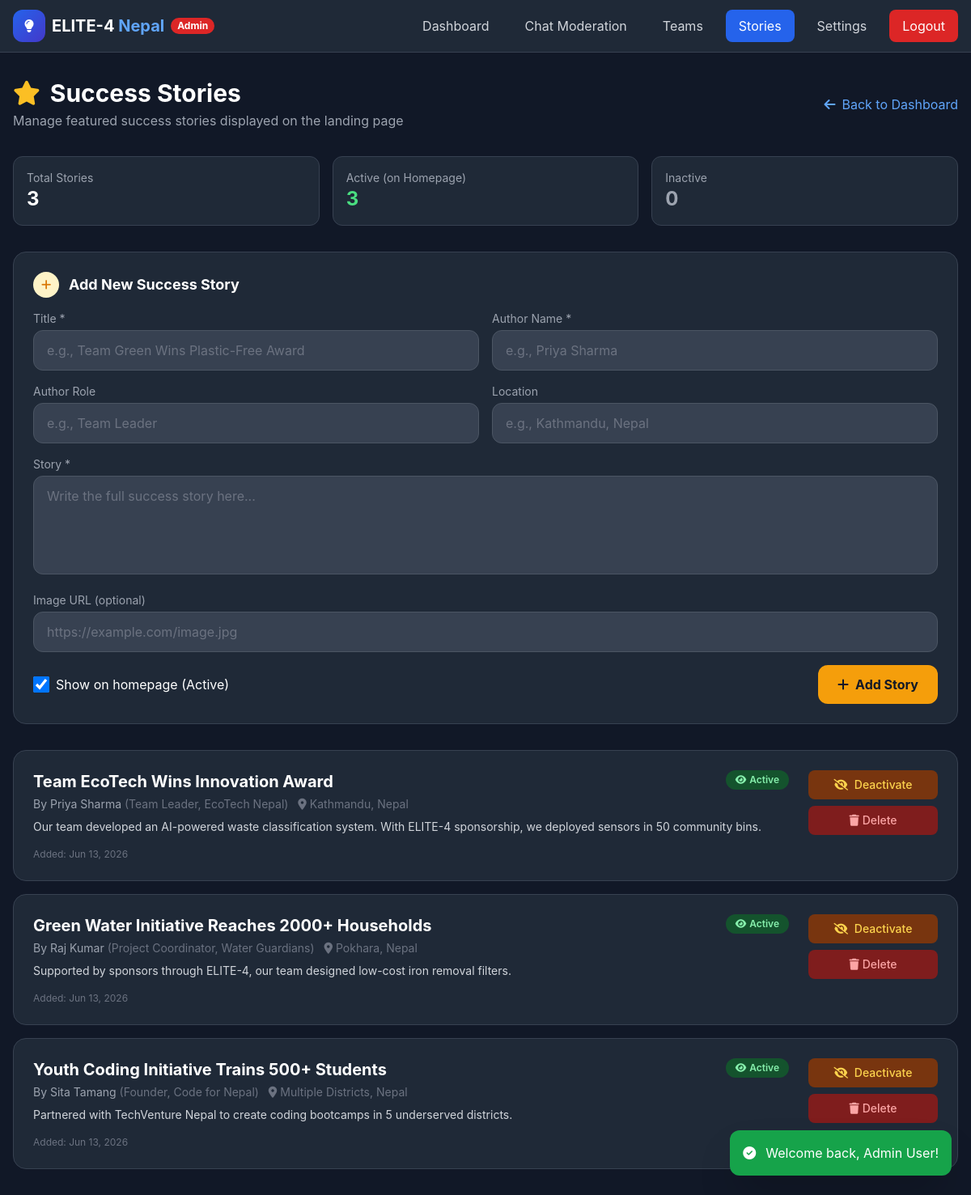
Screenshot of /admin_success_stories.php (signed in) with the database file from the repository.
### tables this page shows
CREATE TABLE `success_stories` (
  `id` INT AUTO_INCREMENT PRIMARY KEY,
  `title` VARCHAR(255) NOT NULL,
  `story` TEXT NOT NULL,
  `author_name` VARCHAR(100) NOT NULL,
  `author_role` VARCHAR(100) DEFAULT '',
  `location` VARCHAR(100) DEFAULT '',
  `image_url` VARCHAR(500) DEFAULT '',
  `reward_amount` DECIMAL(10,2) DEFAULT 0,
  `impact_metric` VARCHAR(255) DEFAULT '',
  `is_active` TINYINT(1) DEFAULT 1,
  `created_by` INT DEFAULT NULL,
  `created_at` TIMESTAMP DEFAULT CURRENT_TIMESTAMP
);

### config.php (called while the page is built, shortened)
<?php
function e($string) {
    return htmlspecialchars($string ?? '', ENT_QUOTES, 'UTF-8');
}
function getFlash() {
    if (isset($_SESSION['flash'])) {
        $flash = $_SESSION['flash'];
        return $flash;
    }
    return null;
}
?>

### admin_success_stories.php (the view, shortened to what this page needs)
<?php
require_once 'config.php';
global $conn;
$qr = $conn->query("SELECT * FROM success_stories ORDER BY created_at DESC");
$stories = $qr ? $qr->fetch_all(MYSQLI_ASSOC) : [];
$totalStories = count($stories);
$activeStories = count(array_filter($stories, fn($s) => $s['is_active'] == 1));
?>
<!DOCTYPE html>
<html lang="en">
<head>
    <script src="https://cdn.tailwindcss.com"></script>
    <link rel="stylesheet" href="https://cdnjs.cloudflare.com/ajax/libs/font-awesome/6.5.1/css/all.min.css">
</head>
<body class="bg-gray-900">
    <nav class="bg-gray-800 border-b border-gray-700 sticky top-0 z-50">
        <div class="max-w-7xl mx-auto px-4">
            <div class="flex justify-between items-center h-16">
                <div class="flex items-center space-x-3">
                    <a href="index.php" class="flex items-center space-x-2">
                        <div class="w-10 h-10 bg-gradient-to-br from-blue-600 to-indigo-700 rounded-xl flex items-center justify-center">
                            <i class="fas fa-lightbulb text-white"></i>
                        </div>
                        <span class="font-bold text-xl text-white">ELITE-4 <span class="text-blue-400">Nepal</span></span>
                        <span class="ml-2 px-2 py-0.5 bg-red-600 text-white text-xs rounded-full font-bold">Admin</span>
                    </a>
                </div>
                <div class="hidden md:flex items-center space-x-3">
                    <a href="admin_dashboard.php" class="px-4 py-2 text-gray-300 hover:bg-gray-700 rounded-lg">Dashboard</a>
                    <a href="admin_chat_moderation.php" class="px-4 py-2 text-gray-300 hover:bg-gray-700 rounded-lg">Chat Moderation</a>
                    <a href="admin_teams.php" class="px-4 py-2 text-gray-300 hover:bg-gray-700 rounded-lg">Teams</a>
                    <a href="admin_success_stories.php" class="px-4 py-2 bg-blue-600 text-white rounded-lg">Stories</a>
                    <a href="admin_commission.php" class="px-4 py-2 text-gray-300 hover:bg-gray-700 rounded-lg">Settings</a>
                    <a href="logout.php" class="px-4 py-2 bg-red-600 text-white rounded-lg hover:bg-red-700">Logout</a>
                </div>
            </div>
        </div>
    </nav>
    <div class="max-w-7xl mx-auto px-4 py-8">
        <div class="flex flex-col md:flex-row justify-between items-start md:items-center mb-8">
            <div>
                <h1 class="text-3xl font-bold text-white">
                    <i class="fas fa-star text-amber-400 mr-3"></i>Success Stories
                </h1>
                <p class="text-gray-400 mt-1">Manage featured success stories displayed on the landing page</p>
            </div>
            <a href="admin_dashboard.php" class="mt-4 md:mt-0 text-blue-400 hover:underline">
                <i class="fas fa-arrow-left mr-2"></i>Back to Dashboard
            </a>
        </div>
        <div class="grid grid-cols-2 md:grid-cols-3 gap-4 mb-8">
            <div class="bg-gray-800 p-4 rounded-xl border border-gray-700">
                <p class="text-gray-400 text-sm">Total Stories</p>
                <p class="text-2xl font-bold text-white"><?= $totalStories ?></p>
            </div>
            <div class="bg-gray-800 p-4 rounded-xl border border-gray-700">
                <p class="text-gray-400 text-sm">Active (on Homepage)</p>
                <p class="text-2xl font-bold text-green-400"><?= $activeStories ?></p>
            </div>
            <div class="bg-gray-800 p-4 rounded-xl border border-gray-700">
                <p class="text-gray-400 text-sm">Inactive</p>
                <p class="text-2xl font-bold text-gray-400"><?= $totalStories - $activeStories ?></p>
            </div>
        </div>
        <div class="bg-gray-800 rounded-2xl p-6 border border-gray-700 mb-8">
            <h2 class="text-lg font-bold text-white mb-4 flex items-center">
                <div class="w-8 h-8 bg-amber-100 rounded-full flex items-center justify-center mr-3">
                    <i class="fas fa-plus text-amber-600 text-sm"></i>
                </div>
                Add New Success Story
            </h2>
            <form method="POST" class="grid md:grid-cols-2 gap-4">
                <div>
                    <label class="block text-sm text-gray-400 mb-1">Title *</label>
                    <input type="text" name="title" placeholder="e.g., Team Green Wins Plastic-Free Award" required
                           class="w-full px-4 py-3 bg-gray-700 border border-gray-600 rounded-xl text-white placeholder-gray-500 focus:outline-none focus:ring-2 focus:ring-amber-500">
                </div>
                <div>
                    <label class="block text-sm text-gray-400 mb-1">Author Name *</label>
                    <input type="text" name="author_name" placeholder="e.g., Priya Sharma" required
                           class="w-full px-4 py-3 bg-gray-700 border border-gray-600 rounded-xl text-white placeholder-gray-500 focus:outline-none focus:ring-2 focus:ring-amber-500">
                </div>
                <div>
                    <label class="block text-sm text-gray-400 mb-1">Author Role</label>
                    <input type="text" name="author_role" placeholder="e.g., Team Leader"
                           class="w-full px-4 py-3 bg-gray-700 border border-gray-600 rounded-xl text-white placeholder-gray-500 focus:outline-none focus:ring-2 focus:ring-amber-500">
                </div>
                <div>
                    <label class="block text-sm text-gray-400 mb-1">Location</label>
                    <input type="text" name="location" placeholder="e.g., Kathmandu, Nepal"
                           class="w-full px-4 py-3 bg-gray-700 border border-gray-600 rounded-xl text-white placeholder-gray-500 focus:outline-none focus:ring-2 focus:ring-amber-500">
                </div>
                <div class="md:col-span-2">
                    <label class="block text-sm text-gray-400 mb-1">Story *</label>
                    <textarea name="story" rows="4" placeholder="Write the full success story here..." required
                              class="w-full px-4 py-3 bg-gray-700 border border-gray-600 rounded-xl text-white placeholder-gray-500 focus:outline-none focus:ring-2 focus:ring-amber-500 resize-none"></textarea>
                </div>
                <div class="md:col-span-2">
                    <label class="block text-sm text-gray-400 mb-1">Image URL (optional)</label>
                    <input type="url" name="image_url" placeholder="https://example.com/image.jpg"
                           class="w-full px-4 py-3 bg-gray-700 border border-gray-600 rounded-xl text-white placeholder-gray-500 focus:outline-none focus:ring-2 focus:ring-amber-500">
                </div>
                <div class="md:col-span-2 flex items-center gap-4">
                    <label class="flex items-center gap-2 cursor-pointer">
                        <input type="checkbox" name="is_active" value="1" checked class="w-5 h-5 rounded bg-gray-700 border-gray-600 text-amber-500 focus:ring-amber-500">
                        <span class="text-white">Show on homepage (Active)</span>
                    </label>
                    <button type="submit" name="add_story" class="ml-auto bg-amber-500 hover:bg-amber-600 text-gray-900 font-bold py-3 px-6 rounded-xl transition-all">
                        <i class="fas fa-plus mr-2"></i>Add Story
                    </button>
                </div>
            </form>
        </div>
        <div class="space-y-4">
            <?php if (empty($stories)): ?>
            <div class="bg-gray-800 rounded-2xl p-12 text-center border border-gray-700">
                <i class="fas fa-book-open text-5xl text-gray-600 mb-4"></i>
                <p class="text-gray-400 text-lg">No success stories yet. Add your first story above.</p>
            </div>
            <?php else: ?>
            <?php foreach ($stories as $story): ?>
            <div class="bg-gray-800 rounded-2xl p-6 border border-gray-700 card-hover transition-all">
                <div class="flex flex-col lg:flex-row gap-6">
                    <div class="flex-1">
                        <div class="flex items-start justify-between mb-2">
                            <div>
                                <h3 class="text-xl font-bold text-white"><?= e($story['title']) ?></h3>
                                <p class="text-gray-400 text-sm mt-1">
                                    By <?= e($story['author_name']) ?>
                                    <?php if (!empty($story['author_role'])): ?>
                                    <span class="text-gray-500">(<?= e($story['author_role']) ?>)</span>
                                    <?php endif; ?>
                                    <?php if (!empty($story['location'])): ?>
                                    <span class="text-gray-500 ml-2"><i class="fas fa-map-marker-alt mr-1"></i><?= e($story['location']) ?></span>
                                    <?php endif; ?>
                                </p>
                            </div>
                            <span class="px-3 py-1 rounded-full text-xs font-semibold <?= $story['is_active'] ? 'bg-green-900 text-green-300' : 'bg-gray-700 text-gray-400' ?> flex-shrink-0">
                                <?= $story['is_active'] ? '<i class="fas fa-eye mr-1"></i>Active' : '<i class="fas fa-eye-slash mr-1"></i>Inactive' ?>
                            </span>
                        </div>
                        <p class="text-gray-300 text-sm mt-2 line-clamp-3"><?= e($story['story']) ?></p>
                        <div class="flex flex-wrap items-center gap-3 mt-4">
                            <span class="text-gray-500 text-xs">Added: <?= date('M j, Y', strtotime($story['created_at'])) ?></span>
                        </div>
                    </div>
                    <div class="flex flex-col gap-2 lg:w-40">
                        <form method="POST">
                            <button type="submit" name="edit_story" class="w-full px-3 py-2 rounded-lg text-sm font-medium <?= $story['is_active'] ? 'bg-amber-900 text-amber-300 hover:bg-amber-800' : 'bg-green-900 text-green-300 hover:bg-green-800' ?>">
                                <i class="fas fa-<?= $story['is_active'] ? 'eye-slash' : 'eye' ?> mr-1"></i>
                                <?= $story['is_active'] ? 'Deactivate' : 'Activate' ?>
                            </button>
                        </form>
                        <form method="POST" onsubmit="return confirm('Delete this story? This cannot be undone.');">
                            <button type="submit" name="delete_story" class="w-full px-3 py-2 bg-red-900 text-red-300 hover:bg-red-800 rounded-lg text-sm font-medium">
                                <i class="fas fa-trash mr-1"></i>Delete
                            </button>
                        </form>
                    </div>
                </div>
            </div>
            <?php endforeach; ?>
            <?php endif; ?>
        </div>
    </div>
    <?php $flash = getFlash(); ?>
    <?php if ($flash): ?>
    <div class="fixed bottom-6 right-6 z-50 p-4 rounded-xl shadow-2xl <?= $flash['type'] === 'success' ? 'bg-green-600' : 'bg-red-600' ?> text-white">
        <div class="flex items-center gap-3">
            <i class="fas fa-<?= $flash['type'] === 'success' ? 'check-circle' : 'exclamation-circle' ?>"></i>
            <span><?= e($flash['message']) ?></span>
        </div>
    </div>
    <?php endif; ?>
</body>
</html>

### admin_success_stories.php (style rules this page uses)
body { font-family: 'Inter', sans-serif; }

### rows the page displays
success_stories: title "Team EcoTech Wins Innovation Award", author_name "Priya Sharma", author_role "Team Leader, EcoTech Nepal", location "Kathmandu, Nepal", is_active 1 (drawn), story "Our team developed an AI-powered waste classification system. With ELITE-4 sponsorship, we deployed sensors in 50 community bins.", created_at "Jun 13, 2026"
success_stories: title "Green Water Initiative Reaches 2000+ Households", author_name "Raj Kumar", author_role "Project Coordinator, Water Guardians", location "Pokhara, Nepal", is_active 1 (drawn), story "Supported by sponsors through ELITE-4, our team designed low-cost iron removal filters.", created_at "Jun 13, 2026"
success_stories: title "Youth Coding Initiative Trains 500+ Students", author_name "Sita Tamang", author_role "Founder, Code for Nepal", location "Multiple Districts, Nepal", is_active 1 (drawn), story "Partnered with TechVenture Nepal to create coding bootcamps in 5 underserved districts.", created_at "Jun 13, 2026"

### other values shown
$totalStories "3"
$activeStories "3"
$totalStories - $activeStories "0"
$flash['message'] "Welcome back, Admin User!"
